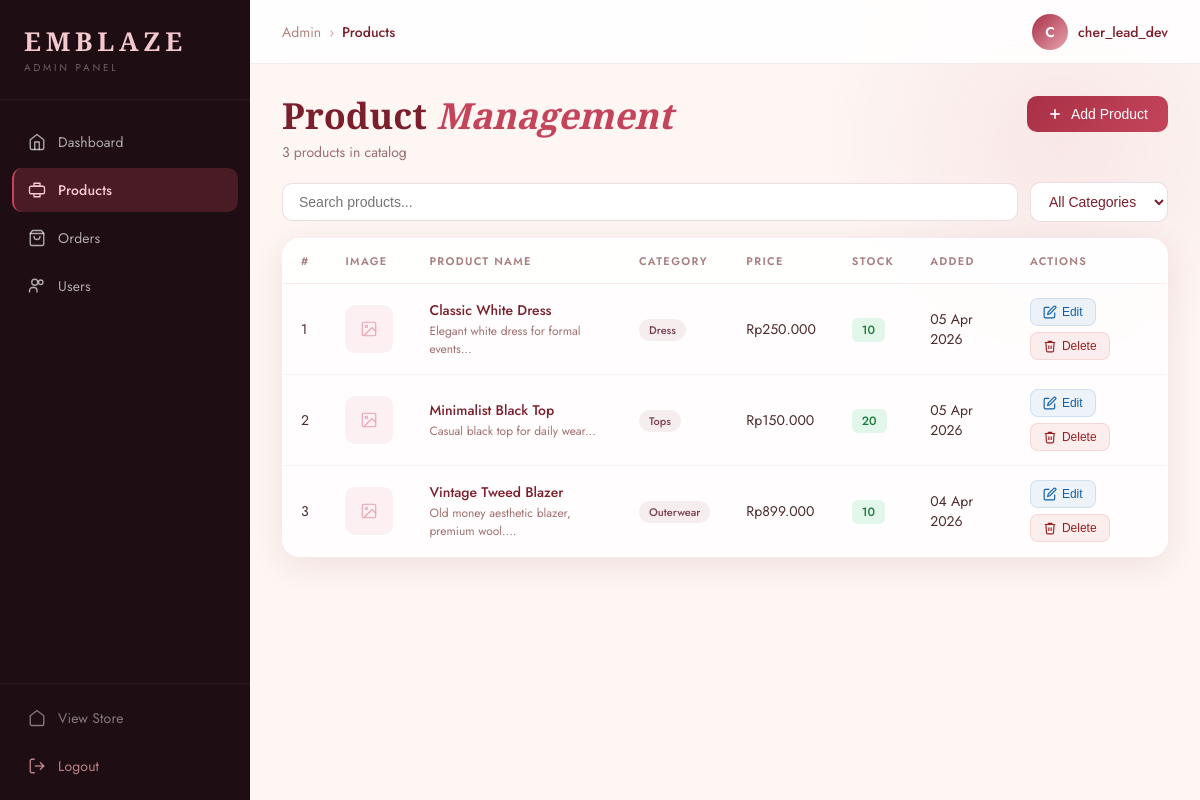
Screenshot of /frontend/admin/products.php (signed in) with the database file from the repository.
### tables this page shows
CREATE TABLE `products` (
  `id` int(11) NOT NULL,
  `name` varchar(255) NOT NULL,
  `description` text DEFAULT NULL,
  `price` decimal(10,2) NOT NULL,
  `stock` int(11) DEFAULT 0,
  `category` varchar(100) DEFAULT NULL,
  `image_url` varchar(255) DEFAULT NULL,
  `created_at` timestamp NOT NULL DEFAULT current_timestamp()
);

### frontend/admin/products.php (the view, shortened to what this page needs)
<?php
include '../../koneksi.php';
$products = $pdo->query("SELECT * FROM products ORDER BY created_at DESC")->fetchAll(PDO::FETCH_ASSOC);
$totalProducts = count($products);
?>
<!DOCTYPE html>
<html lang="id">
<head>
  <link rel="stylesheet" href="admin.css" />
</head>
<body class="admin-body">
<?php include 'sidebar.php'; ?>
<div class="admin-main">
  <div class="admin-topbar">
    <div class="topbar-left">
      <div class="topbar-breadcrumb">
        <span class="breadcrumb-root">Admin</span>
        <span class="breadcrumb-sep">›</span>
        <span class="breadcrumb-current">Products</span>
      </div>
    </div>
    <div class="topbar-right">
      <div class="admin-avatar-wrap">
        <div class="admin-avatar"><?= strtoupper(substr($_SESSION['admin_name'], 0, 1)) ?></div>
        <span class="admin-name-label"><?= htmlspecialchars($_SESSION['admin_name']) ?></span>
      </div>
    </div>
  </div>
  <div class="page-header">
    <div>
      <h1 class="page-title">Product <em>Management</em></h1>
      <p class="page-sub"><?= $totalProducts ?> products in catalog</p>
    </div>
    <button class="btn-admin-primary" onclick="openModal('addModal')">
      <svg width="16" height="16" viewBox="0 0 24 24" fill="none" stroke="currentColor" stroke-width="2.5"><line x1="12" y1="5" x2="12" y2="19"/><line x1="5" y1="12" x2="19" y2="12"/></svg>
      Add Product
    </button>
  </div>
  <div class="toolbar-admin">
    <input type="text" id="searchProduct" class="search-input-admin" placeholder="Search products..." oninput="filterProducts()" />
    <select id="filterCategory" class="filter-select-admin" onchange="filterProducts()">
      <option value="">All Categories</option>
    </select>
  </div>
  <div class="table-card glass-admin">
    <div class="table-wrap">
      <table class="admin-table" id="productsTable">
        <thead>
          <tr>
            <th>#</th>
            <th>Image</th>
            <th>Product Name</th>
            <th>Category</th>
            <th>Price</th>
            <th>Stock</th>
            <th>Added</th>
            <th>Actions</th>
          </tr>
        </thead>
        <tbody id="productsBody">
          <?php if (empty($products)): ?>
            <tr><td colspan="8" class="empty-admin">No products found. Add your first product!</td></tr>
          <?php else: ?>
          <?php foreach ($products as $i => $p): ?>
          <tr data-name="<?= strtolower(htmlspecialchars($p['name'])) ?>" data-cat="<?= strtolower(htmlspecialchars($p['category'])) ?>">
            <td><?= $i + 1 ?></td>
            <td>
              <div class="product-thumb-wrap">
                <div class="product-thumb-placeholder" style="<?= $p['image_url'] ? 'display:none' : '' ?>">
                  <svg width="18" height="18" viewBox="0 0 24 24" fill="none" stroke="currentColor" stroke-width="1.5"><rect x="3" y="3" width="18" height="18" rx="2"/><circle cx="8.5" cy="8.5" r="1.5"/><polyline points="21 15 16 10 5 21"/></svg>
                </div>
              </div>
            </td>
            <td>
              <div class="product-name-cell"><?= htmlspecialchars($p['name']) ?></div>
              <div class="product-desc-cell"><?= htmlspecialchars(substr($p['description'] ?? '', 0, 50)) ?>...</div>
            </td>
            <td><span class="badge-cat"><?= htmlspecialchars($p['category']) ?></span></td>
            <td>Rp<?= number_format($p['price'], 0, ',', '.') ?></td>
            <td>
              <span class="stock-badge <?= $p['stock'] == 0 ? 'stock-out' : ($p['stock'] <= 5 ? 'stock-low' : 'stock-ok') ?>">
                <?= $p['stock'] == 0 ? 'Out of Stock' : $p['stock'] ?>
              </span>
            </td>
            <td><?= date('d M Y', strtotime($p['created_at'])) ?></td>
            <td>
              <div class="action-btns">
                <button class="table-action-btn table-action-edit" title="Edit"
                  onclick="openEdit(<?= $p['id'] ?>, '<?= addslashes(htmlspecialchars($p['name'])) ?>', '<?= addslashes(htmlspecialchars($p['description'])) ?>', '<?= $p['price'] ?>', '<?= $p['stock'] ?>', '<?= addslashes(htmlspecialchars($p['category'])) ?>', '<?= addslashes(htmlspecialchars($p['image_url'] ?? '')) ?>')">
                  <svg width="14" height="14" viewBox="0 0 24 24" fill="none" stroke="currentColor" stroke-width="2"><path d="M11 4H4a2 2 0 0 0-2 2v14a2 2 0 0 0 2 2h14a2 2 0 0 0 2-2v-7"/><path d="M18.5 2.5a2.121 2.121 0 0 1 3 3L12 15l-4 1 1-4 9.5-9.5z"/></svg>
                  Edit
                </button>
                <form method="POST" action="products_action.php" onsubmit="return confirm('Delete this product?')" style="display:inline">
                  <button type="submit" class="table-action-btn table-action-delete" title="Delete">
                    <svg width="14" height="14" viewBox="0 0 24 24" fill="none" stroke="currentColor" stroke-width="2"><polyline points="3 6 5 6 21 6"/><path d="M19 6l-1 14a2 2 0 0 1-2 2H8a2 2 0 0 1-2-2L5 6"/><path d="M10 11v6"/><path d="M14 11v6"/><path d="M9 6V4h6v2"/></svg>
                    Delete
                  </button>
                </form>
              </div>
            </td>
          </tr>
          <?php endforeach; ?>
          <?php endif; ?>
        </tbody>
      </table>
    </div>
  </div>
</div>
</body>
</html>

### frontend/admin/sidebar.php (shortened to what this page needs)
<?php
$current = basename($_SERVER['PHP_SELF']);
$navItems = [
  ['file' => 'dashboard.php', 'label' => 'Dashboard', 'icon' => '<path d="M3 9l9-7 9 7v11a2 2 0 0 1-2 2H5a2 2 0 0 1-2-2z"/><polyline points="9 22 9 12 15 12 15 22"/>'],
  ['file' => 'products.php',  'label' => 'Products',  'icon' => '<path d="M20 7H4a2 2 0 0 0-2 2v6a2 2 0 0 0 2 2h16a2 2 0 0 0 2-2V9a2 2 0 0 0-2-2z"/><path d="M16 3H8v4h8V3Z"/><path d="M16 17v4H8v-4"/>'],
  ['file' => 'orders.php',    'label' => 'Orders',    'icon' => '<path d="M6 2L3 6v14a2 2 0 0 0 2 2h14a2 2 0 0 0 2-2V6l-3-4z"/><line x1="3" y1="6" x2="21" y2="6"/><path d="M16 10a4 4 0 0 1-8 0"/>'],
  ['file' => 'users.php',     'label' => 'Users',     'icon' => '<circle cx="17" cy="7" r="3"/><path d="M12 20v-2a4 4 0 0 0-4-4H6a4 4 0 0 0-4 4v2"/><circle cx="9" cy="7" r="4"/>'],
];
?>
<aside class="admin-sidebar" id="adminSidebar">
  <div class="sidebar-brand">
    <span class="sidebar-brand-name">Emblaze</span>
    <span class="sidebar-brand-tag">Admin Panel</span>
  </div>
  <nav class="sidebar-nav">
    <?php foreach ($navItems as $item): ?>
    <a href="<?= $item['file'] ?>" class="sidebar-link <?= $current === $item['file'] ? 'active' : '' ?>">
      <svg width="18" height="18" viewBox="0 0 24 24" fill="none" stroke="currentColor" stroke-width="1.8" stroke-linecap="round" stroke-linejoin="round">
        <?= $item['icon'] ?>
      </svg>
      <span><?= $item['label'] ?></span>
    </a>
    <?php endforeach; ?>
  </nav>
  <div class="sidebar-footer">
    <a href="../index.php" class="sidebar-link sidebar-store-link">
      <svg width="18" height="18" viewBox="0 0 24 24" fill="none" stroke="currentColor" stroke-width="1.8"><path d="M3 9l9-7 9 7v11a2 2 0 0 1-2 2H5a2 2 0 0 1-2-2z"/></svg>
      <span>View Store</span>
    </a>
    <a href="admin_logout.php" class="sidebar-link sidebar-logout-link">
      <svg width="18" height="18" viewBox="0 0 24 24" fill="none" stroke="currentColor" stroke-width="1.8"><path d="M9 21H5a2 2 0 0 1-2-2V5a2 2 0 0 1 2-2h4"/><polyline points="16 17 21 12 16 7"/><line x1="21" y1="12" x2="9" y2="12"/></svg>
      <span>Logout</span>
    </a>
  </div>
</aside>

### rows the page displays
products: name "Classic White Dress", description "Elegant white dress for formal events", category "Dress", price "250.000", stock "10", created_at "05 Apr 2026"
products: name "Minimalist Black Top", description "Casual black top for daily wear", category "Tops", price "150.000", stock "20", created_at "05 Apr 2026"
products: name "Vintage Tweed Blazer", description "Old money aesthetic blazer, premium wool.", category "Outerwear", price "899.000", stock "10", created_at "04 Apr 2026"

### other values shown
$item['label'] "Dashboard"
$item['label'] "Products"
$item['label'] "Orders"
$item['label'] "Users"
substr($_SESSION['admin_name'], 0, 1) "C"
$_SESSION['admin_name'] "cher_lead_dev"
$totalProducts "3"
